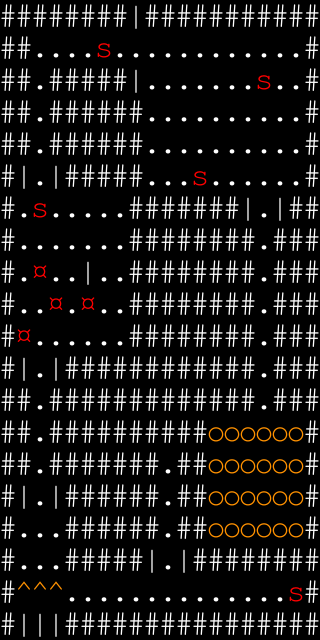

The image is a tile-based game level rendered from a .tmx file. Its description and complete source (layers, tilesets, objects, tile grids) follow:
An orthogonal 20x20 tile map with 16x32 px tiles, 3 tile layers (Terrain, Orb, Foes).

<map version="1.10" tiledversion="1.11.2" orientation="orthogonal" renderorder="right-down" width="20" height="20" tilewidth="16" tileheight="32" infinite="0" nextlayerid="4" nextobjectid="1">
 <properties>
  <property name="fp_regen" type="int" value="4" />
  <property name="name" value="Arena Corridor" />
  <property name="senses" value="Self;Sight;Touch;Hearing" />
  <property name="timeline_length" type="int" value="100" />
  <property name="timeline_type" value="Asynchronous" />
 </properties>
 <tileset firstgid="1" source="tileset/editor.tsx" />
 <layer id="1" name="Terrain" width="20" height="20">
  <data encoding="csv">
5,5,5,5,5,5,5,5,6,5,5,5,5,5,5,5,5,5,5,5,
5,5,1,1,1,1,1,1,1,1,1,1,1,1,1,1,1,1,1,5,
5,5,1,5,5,5,5,5,6,1,1,1,1,1,1,1,1,1,1,5,
5,5,1,5,5,5,5,5,5,1,1,1,1,1,1,1,1,1,1,5,
5,5,1,5,5,5,5,5,5,1,1,1,1,1,1,1,1,1,1,5,
5,6,1,6,5,5,5,5,5,1,1,1,1,1,1,1,1,1,1,5,
5,1,1,1,1,1,1,1,5,5,5,5,5,5,5,6,1,6,5,5,
5,1,1,1,1,1,1,1,5,5,5,5,5,5,5,5,1,5,5,5,
5,1,1,1,1,6,1,1,5,5,5,5,5,5,5,5,1,5,5,5,
5,1,1,1,1,1,1,1,5,5,5,5,5,5,5,5,1,5,5,5,
5,1,1,1,1,1,1,1,5,5,5,5,5,5,5,5,1,5,5,5,
5,6,1,6,5,5,5,5,5,5,5,5,5,5,5,5,1,5,5,5,
5,5,1,5,5,5,5,5,5,5,5,5,5,5,5,5,1,5,5,5,
5,5,1,5,5,5,5,5,5,5,5,5,5,1,1,1,1,1,1,5,
5,5,1,5,5,5,5,5,5,5,1,5,5,1,1,1,1,1,1,5,
5,6,1,6,5,5,5,5,5,5,1,5,5,1,1,1,1,1,1,5,
5,1,1,1,5,5,5,5,5,5,1,5,5,1,1,1,1,1,1,5,
5,1,1,1,5,5,5,5,5,6,1,6,5,5,5,5,5,5,5,5,
5,3,3,3,1,1,1,1,1,1,1,1,1,1,1,1,1,1,1,5,
5,6,6,6,5,5,5,5,5,5,5,5,5,5,5,5,5,5,5,5
</data>
 </layer>
 <layer id="3" name="Orb" width="20" height="20">
  <data encoding="csv">
0,0,0,0,0,0,0,0,0,0,0,0,0,0,0,0,0,0,0,0,
0,0,0,0,0,0,0,0,0,0,0,0,0,0,0,0,0,0,0,0,
0,0,0,0,0,0,0,0,0,0,0,0,0,0,0,0,0,0,0,0,
0,0,0,0,0,0,0,0,0,0,0,0,0,0,0,0,0,0,0,0,
0,0,0,0,0,0,0,0,0,0,0,0,0,0,0,0,0,0,0,0,
0,0,0,0,0,0,0,0,0,0,0,0,0,0,0,0,0,0,0,0,
0,0,0,0,0,0,0,0,0,0,0,0,0,0,0,0,0,0,0,0,
0,0,0,0,0,0,0,0,0,0,0,0,0,0,0,0,0,0,0,0,
0,0,0,0,0,0,0,0,0,0,0,0,0,0,0,0,0,0,0,0,
0,0,0,0,0,0,0,0,0,0,0,0,0,0,0,0,0,0,0,0,
0,0,0,0,0,0,0,0,0,0,0,0,0,0,0,0,0,0,0,0,
0,0,0,0,0,0,0,0,0,0,0,0,0,0,0,0,0,0,0,0,
0,0,0,0,0,0,0,0,0,0,0,0,0,0,0,0,0,0,0,0,
0,0,0,0,0,0,0,0,0,0,0,0,0,4,4,4,4,4,4,0,
0,0,0,0,0,0,0,0,0,0,0,0,0,4,4,4,4,4,4,0,
0,0,0,0,0,0,0,0,0,0,0,0,0,4,4,4,4,4,4,0,
0,0,0,0,0,0,0,0,0,0,0,0,0,4,4,4,4,4,4,0,
0,0,0,0,0,0,0,0,0,0,0,0,0,0,0,0,0,0,0,0,
0,0,0,0,0,0,0,0,0,0,0,0,0,0,0,0,0,0,0,0,
0,0,0,0,0,0,0,0,0,0,0,0,0,0,0,0,0,0,0,0
</data>
 </layer>
 <layer id="2" name="Foes" width="20" height="20">
  <data encoding="csv">
0,0,0,0,0,0,0,0,0,0,0,0,0,0,0,0,0,0,0,0,
0,0,0,0,0,0,7,0,0,0,0,0,0,0,0,0,0,0,0,0,
0,0,0,0,0,0,0,0,0,0,0,0,0,0,0,0,7,0,0,0,
0,0,0,0,0,0,0,0,0,0,0,0,0,0,0,0,0,0,0,0,
0,0,0,0,0,0,0,0,0,0,0,0,0,0,0,0,0,0,0,0,
0,0,0,0,0,0,0,0,0,0,0,0,7,0,0,0,0,0,0,0,
0,0,7,0,0,0,0,0,0,0,0,0,0,0,0,0,0,0,0,0,
0,0,0,0,0,0,0,0,0,0,0,0,0,0,0,0,0,0,0,0,
0,0,2,0,0,0,0,0,0,0,0,0,0,0,0,0,0,0,0,0,
0,0,0,2,0,2,0,0,0,0,0,0,0,0,0,0,0,0,0,0,
0,2,0,0,0,0,0,0,0,0,0,0,0,0,0,0,0,0,0,0,
0,0,0,0,0,0,0,0,0,0,0,0,0,0,0,0,0,0,0,0,
0,0,0,0,0,0,0,0,0,0,0,0,0,0,0,0,0,0,0,0,
0,0,0,0,0,0,0,0,0,0,0,0,0,0,0,0,0,0,0,0,
0,0,0,0,0,0,0,0,0,0,0,0,0,0,0,0,0,0,0,0,
0,0,0,0,0,0,0,0,0,0,0,0,0,0,0,0,0,0,0,0,
0,0,0,0,0,0,0,0,0,0,0,0,0,0,0,0,0,0,0,0,
0,0,0,0,0,0,0,0,0,0,0,0,0,0,0,0,0,0,0,0,
0,0,0,0,0,0,0,0,0,0,0,0,0,0,0,0,0,0,7,0,
0,0,0,0,0,0,0,0,0,0,0,0,0,0,0,0,0,0,0,0
</data>
 </layer>
</map>
